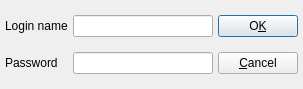
<?xml version="1.0" encoding="UTF-8"?>
<ui version="4.0">
 <exportmacro>ANANAS_EXPORT</exportmacro>
 <class>dLogin</class>
 <widget class="QDialog" name="dLogin">
  <property name="geometry">
   <rect>
    <x>0</x>
    <y>0</y>
    <width>303</width>
    <height>89</height>
   </rect>
  </property>
  <property name="windowTitle">
   <string>Ananas: Login</string>
  </property>
  <layout class="QGridLayout">
   <item row="0" column="0">
    <widget class="QLabel" name="textLabel1">
     <property name="text">
      <string>Login name</string>
     </property>
     <property name="wordWrap">
      <bool>false</bool>
     </property>
    </widget>
   </item>
   <item row="1" column="0">
    <widget class="QLabel" name="textLabel2">
     <property name="text">
      <string>Password</string>
     </property>
     <property name="wordWrap">
      <bool>false</bool>
     </property>
    </widget>
   </item>
   <item row="0" column="1">
    <widget class="QLineEdit" name="eName"/>
   </item>
   <item row="1" column="1">
    <widget class="QLineEdit" name="ePassword">
     <property name="echoMode">
      <enum>QLineEdit::Password</enum>
     </property>
    </widget>
   </item>
   <item row="1" column="2">
    <widget class="QPushButton" name="bCancel">
     <property name="text">
      <string>&amp;Cancel</string>
     </property>
     <property name="shortcut">
      <string>Alt+C</string>
     </property>
    </widget>
   </item>
   <item row="0" column="2">
    <widget class="QPushButton" name="bOK">
     <property name="text">
      <string>O&amp;K</string>
     </property>
     <property name="shortcut">
      <string>Alt+K</string>
     </property>
     <property name="default">
      <bool>true</bool>
     </property>
    </widget>
   </item>
  </layout>
 </widget>
 <layoutdefault spacing="5" margin="5"/>
 <pixmapfunction>qPixmapFromMimeSource</pixmapfunction>
 <includes>
  <include location="local">ananasglobal.h</include>
 </includes>
 <resources/>
 <connections>
  <connection>
   <sender>bOK</sender>
   <signal>clicked()</signal>
   <receiver>dLogin</receiver>
   <slot>buttonOK()</slot>
   <hints>
    <hint type="sourcelabel">
     <x>20</x>
     <y>20</y>
    </hint>
    <hint type="destinationlabel">
     <x>20</x>
     <y>20</y>
    </hint>
   </hints>
  </connection>
  <connection>
   <sender>bCancel</sender>
   <signal>clicked()</signal>
   <receiver>dLogin</receiver>
   <slot>reject()</slot>
   <hints>
    <hint type="sourcelabel">
     <x>20</x>
     <y>20</y>
    </hint>
    <hint type="destinationlabel">
     <x>20</x>
     <y>20</y>
    </hint>
   </hints>
  </connection>
 </connections>
</ui>
